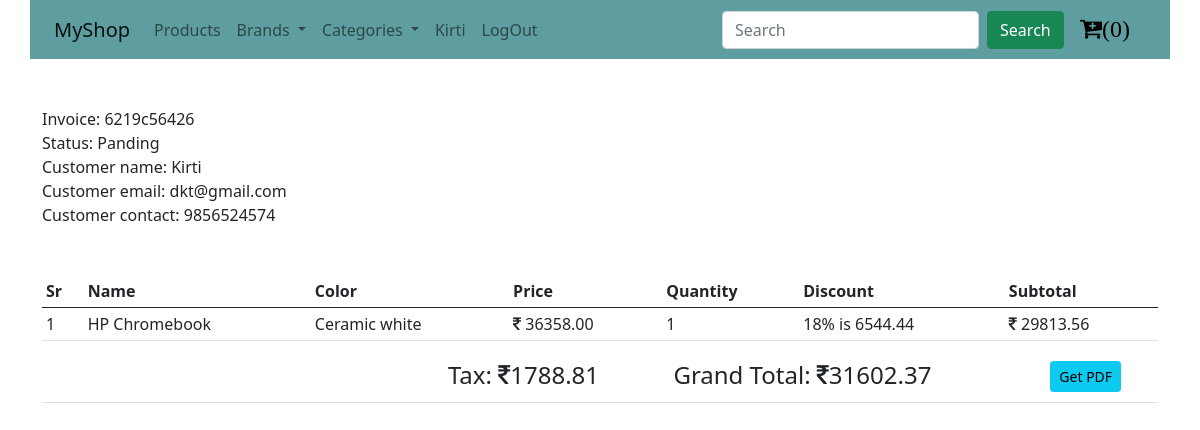
/orders/90a14f20b7 (signed in), run on the app's committed database.
### shop/customers/model.py (models this page shows, shortened)
class Register(db.Model, UserMixin):
    id = db.Column(db.Integer, primary_key= True)
    name = db.Column(db.String(50), unique= False)
    username = db.Column(db.String(50), unique= True)
    email = db.Column(db.String(50), unique= True)
    password = db.Column(db.String(200), unique= False)
    country = db.Column(db.String(50), unique= False)
    city = db.Column(db.String(50), unique= False)
    contact = db.Column(db.String(50), unique= False)
    address = db.Column(db.String(50), unique= False)
    zipcode = db.Column(db.String(50), unique= False)
    profile = db.Column(db.String(200), unique= False , default='profile.jpg')
    date_created = db.Column(db.DateTime, nullable=False, default=datetime.utcnow)

class CustomerOrder(db.Model):
    id=db.Column(db.Integer, primary_key= True)
    invoice=db.Column(db.String(20), unique= True, nullable=False)
    status=db.Column(db.String(20), default="Panding", nullable=False)
    customer_id=db.Column(db.Integer, unique= False, nullable=False)
    date_created = db.Column(db.DateTime, nullable=False, default=datetime.utcnow)
    orders=db.Column(JsonEncodedDict)

### shop/customers/route.py (the view)
@app.route('/orders/<invoice>')
@login_required
def orders(invoice):
    if current_user.is_authenticated:
        grandTotal = 0
        subTotal = 0
        customer_id = current_user.id
        customer = Register.query.filter_by(id=customer_id).first()
        orders = CustomerOrder.query.filter_by(
            customer_id=customer_id).order_by(CustomerOrder.id.desc()).first()
        for _key, product in orders.orders.items():
            discount = (product['discount']/100) * float(product['price'])
            subTotal += float(product['price']) * int(product['stock'])
            subTotal -= discount
            tax = ("%.2f" % (.06*float(subTotal)))
            grandTotal = ("%.2f" % (1.06* float(subTotal)))
    else:
        return redirect(url_for('customerLogin'))
    return render_template('customer/order.html', invoice=invoice, tax=tax, subTotal=subTotal, grandTotal=grandTotal, customer=customer, orders=orders,brands=brands(),cat=cat())

### shop/customers/model.py (called while the page is built)
@login_manager.user_loader
def user_loader(user_id):
    return Register.query.get(user_id)

    def process_result_value(self,value,dialect):
        if value is None:
            return {}
        else:
            return json.loads(value)

### shop/customers/route.py (called while the page is built)
def brands():
    brands=Brand.query.join(Addproducts,(Brand.id==Addproducts.brand_id)).all()
    return brands

def cat():
    cat=Category.query.join(Addproducts,(Category.id==Addproducts.category_id)).all()
    return cat

### shop/templates/customer/order.html (shortened to what this page needs)
{% extends 'layout.html' %}
{% block content %}
{% include "navbar.html" %}
<link rel="stylesheet" href="https://cdnjs.cloudflare.com/ajax/libs/font-awesome/4.7.0/css/font-awesome.min.css">
<div class="container mt-5">
    <div class="row">
        <div class="col-md-12">
            Invoice: {{orders.invoice}}<br>
            Status: {{orders.status}}<br>
            Customer name: {{customer.name}}<br>
            Customer email: {{customer.email}}<br>
            Customer contact: {{customer.contact}}<br>
            <br><br>
            <table class="table table-sm">
                <thead>
                    <th>Sr</th>
                    <th>Name</th>
                    <th>Color</th>
                    <th>Price</th>
                    <th>Quantity</th>
                    <th>Discount</th>
                    <th>Subtotal</th>
                </thead>
                <tbody>
                    {% for key, product in orders.orders.items()  %}
                    {% set discount =(product.discount/100) * product.price|float %}
                    <tr>
                        <td>{{loop.index}}</td>
                        <td>{{product.name}}</td>
                        <form action="{{url_for('updatecart',code=key)}}" method="post">
                            <td>{{product.color| capitalize}}</td>
                            <td><i class="fa fa-inr"></i> {{"%.2f"|format(product.price)}}</td>
                            <td>{{product.stock}}</td>
                            {% if product.discount %}
                                <td>{{product.discount}}%&nbsp;is {{"%.2f"|format(discount)}}</td>
                            {% else %}
                            <td></td>
                            {% endif %}
                            {% set subTotal=product.stock|int * product.price|float %}
                            <td><i class="fa fa-inr"></i> {{"%0.2f"|format((subTotal|float)- discount|float)}}</td>
                        </form>
                    </tr>
                    {% endfor %}
                </tbody>
            </table>
            <table class="table table-sm">
                <tr>
                    <td>
                    </td>
                    <td width="35%"></td>
                    <td colspan="3"><h4>Tax: <i class="fa fa-inr"></i>{{tax}}</h4></td>
                    <td colspan="4"><h4>Grand Total: <i class="fa fa-inr"></i>{{grandTotal}}</h4></td>
                    <td>
                        <form action="{{url_for('get_pdf',invoice=orders.invoice)}}" method="post">
                             <button type="submit" class="btn btn-sm btn-info float-right mr-4">Get PDF</button>
                        </form>
                    </td>
                </tr>
            </table>
        </div>
    </div>
</div>
{% endblock content%}

### shop/templates/navbar.html (shortened to what this page needs)
<div class="container" style="background-color: cadetblue;">
    <nav class="navbar navbar-expand-lg navbar-light">
        <div class="container-fluid">
          <a class="navbar-brand" href="/">MyShop</a>
          <div class="collapse navbar-collapse" id="navbarSupportedContent">
            <ul class="navbar-nav me-auto mb-2 mb-lg-0">
              <li class="nav-item">
                <a class="nav-link" href="/">Products</a>
              </li>
              <li class="nav-item dropdown">
                <a class="nav-link dropdown-toggle" href="#" id="navbarDropdown" role="button" data-bs-toggle="dropdown" aria-expanded="false">
                  Brands
                </a>
              </li>
              <li class="nav-item dropdown">
                <a class="nav-link dropdown-toggle" href="#" id="navbarDropdown" role="button" data-bs-toggle="dropdown" aria-expanded="false">
                  Categories
                </a>
              </li>
              {% if current_user.is_authenticated %}
              <li class="nav-item">
                <a href="{{url_for('customer_logout')}}" class="nav-link">{{current_user.name}}</a>
              </li>
              <li class="nav-item">
                <a href="{{url_for('customer_logout')}}" class="nav-link">LogOut</a>
              </li>
              {% endif %}
            </ul>
            <form class="d-flex" action="{{url_for('result')}}">
              <input class="form-control me-2" type="search" placeholder="Search" aria-label="Search" name="q">
              <button class="btn btn-success" type="submit">Search</button>
            </form>
              <a class="nav-link" href="{{url_for('getCart')}}" tabindex="-1"><i class="fa fa-cart-plus"style="font-size:24px;color:black">({{ session['ShopingCart']|length }})</i></a>
          </div>
        </div>
      </nav>
    </div>

### data on the page
Register: name "Kirti", email "dkt@gmail.com", contact "9856524574"
CustomerOrder: invoice "6219c56426", status "Panding"

### other printed values
{{ session['ShopingCart']|length }} "0"
{{ product.name }} "HP Chromebook"
{{ product.color| capitalize }} "Ceramic white"
{{ "%.2f"|format(product.price) }} "36358.00"
{{ product.stock }} "1"
{{ product.discount }} "18"
{{ "%.2f"|format(discount) }} "6544.44"
{{ "%0.2f"|format((subTotal|float)- discount|float) }} "29813.56"
{{ tax }} "1788.81"
{{ grandTotal }} "31602.37"
